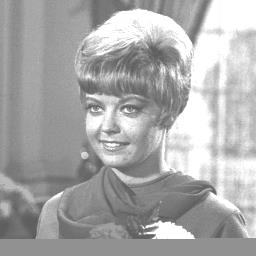
%> input picture girl.png, 256 x 256 px
$ octave --eval "histogram_specification;"   (GNU Octave 9; MATLAB toolbox functions it lacks are replaced by stand-ins)
%> lines starting %> are read from the running program, lines starting %| are printed output that depends on the picture
function histogram_specification()
    % Membaca citra input
    input_image = imread('girl.png');
%> input_image: size 256x256 uint8; min 0, max 251, mean 164.6

    % Membaca citra referensi
    reference_image = imread('home.png');
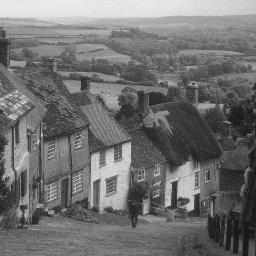
%> input picture home.png, 256 x 256 px
%> reference_image is the input picture: size 256x256x3 uint8; min 13, max 236, mean 112.3

    % Menghitung histogram dari citra input
    input_histogram = imhist(input_image);
%> input_histogram = 256 values, max 4527 at index 252, min 0 at index 253, mean 256

    % Menghitung histogram dari citra referensi
    reference_histogram = imhist(reference_image);
%> reference_histogram = 256 values, max 2031 at index 121, min 0 at index 1, mean 768

    % Melakukan histogram specification
    output_image = histeq(input_image, reference_histogram);
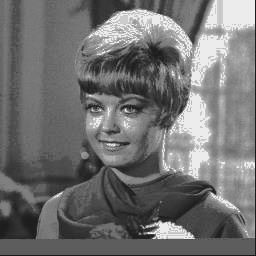
%> output_image: size 256x256 uint8; min 13, max 236, mean 113.5

    % Menghitung histogram dari citra hasil histogram specification
    output_histogram = imhist(output_image);
%> output_histogram = 256 values, max 4527 at index 237, min 0 at index 1, mean 256

    % Menampilkan output
    figure;
    imshow(input_image);
    title('Citra input');

    figure;
    imhist(input_image);
    title('Histogram citra input');
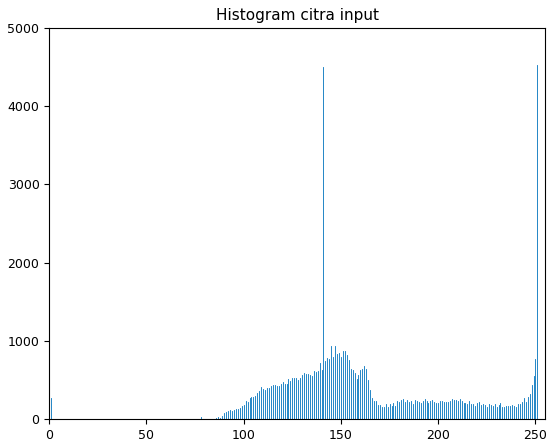
%> figure redrawn from the program's plot data; highest point at x = 251, y = 4527

    figure;
    imshow(reference_image);
    title('Citra referensi');

    figure;
    imhist(reference_image);
    title('Histogram citra referensi');
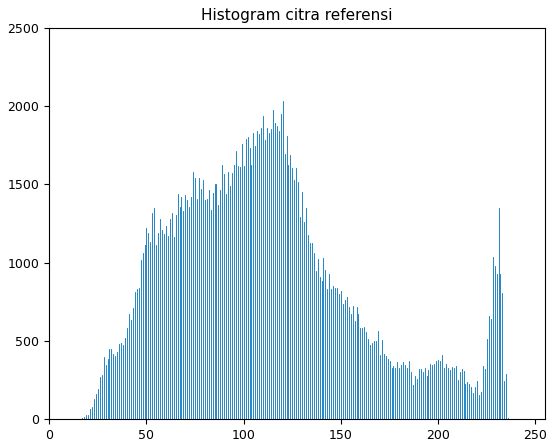
%> figure redrawn from the program's plot data; highest point at x = 120, y = 2031
%> `histogram_specification;`:
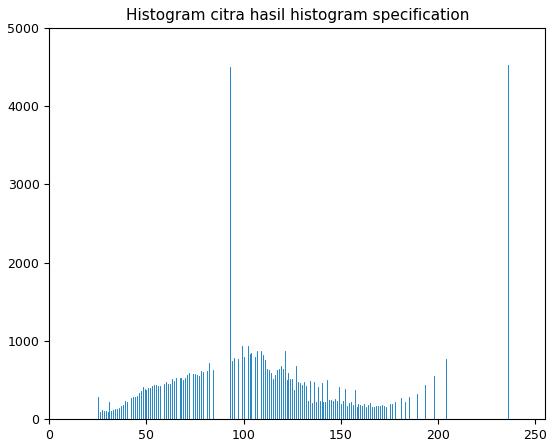
%> figure redrawn from the program's plot data; highest point at x = 236, y = 4527

    figure;
    imshow(output_image);
    title('Citra hasil histogram specification');

    figure;
    imhist(output_image);
    title('Histogram citra hasil histogram specification');
end
